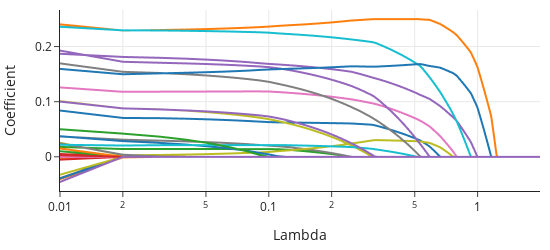

Notebook code for this chart:
### Markdown cell above
For each feature, we can overlay a line plot of the coefficient against $ \lambda $:

### Code cell
col_names = ["x" + str(v) for v in np.arange(1, 36, 1)]

coefs_df = pd.DataFrame(coefs, columns=col_names)

coefs_df["lambda"] = alphas
coefs_long = pd.melt(coefs_df, id_vars=["lambda"], value_vars=col_names)

fig = px.line(coefs_long, x="lambda", y="value", color="variable", log_x=True)
fig.update_layout(
    showlegend=False, width=550, height=250, yaxis_title="Coefficient",
    xaxis_title="Lambda"
)

### Figure 1 — Plotly figure (JSON) as saved in the notebook; plotly's stock layout.template omitted (floating-point values rounded to 4 significant figures; data arrays with more than 128 entries replaced by an {"elided": "..."} marker saying what was removed)
{"data": [{"hovertemplate": "variable=x1<br>lambda=%{x}<br>value=%{y}<extra></extra>", "legendgroup": "x1", "line": {"color": "#1F77B4", "dash": "solid"}, "marker": {"symbol": "circle"}, "mode": "lines", "name": "x1", "showlegend": true, "type": "scattergl", "x": {"elided": "199 float values"}, "xaxis": "x", "y": {"elided": "199 float values"}, "yaxis": "y"}, {"hovertemplate": "variable=x2<br>lambda=%{x}<br>value=%{y}<extra></extra>", "legendgroup": "x2", "line": {"color": "#FF7F0E", "dash": "solid"}, "marker": {"symbol": "circle"}, "mode": "lines", "name": "x2", "showlegend": true, "type": "scattergl", "x": {"elided": "199 float values"}, "xaxis": "x", "y": {"elided": "199 float values"}, "yaxis": "y"}, {"hovertemplate": "variable=x3<br>lambda=%{x}<br>value=%{y}<extra></extra>", "legendgroup": "x3", "line": {"color": "#2CA02C", "dash": "solid"}, "marker": {"symbol": "circle"}, "mode": "lines", "name": "x3", "showlegend": true, "type": "scattergl", "x": {"elided": "199 float values"}, "xaxis": "x", "y": {"elided": "199 float values"}, "yaxis": "y"}, {"hovertemplate": "variable=x4<br>lambda=%{x}<br>value=%{y}<extra></extra>", "legendgroup": "x4", "line": {"color": "#D62728", "dash": "solid"}, "marker": {"symbol": "circle"}, "mode": "lines", "name": "x4", "showlegend": true, "type": "scattergl", "x": {"elided": "199 float values"}, "xaxis": "x", "y": {"elided": "199 float values"}, "yaxis": "y"}, {"hovertemplate": "variable=x5<br>lambda=%{x}<br>value=%{y}<extra></extra>", "legendgroup": "x5", "line": {"color": "#9467BD", "dash": "solid"}, "marker": {"symbol": "circle"}, "mode": "lines", "name": "x5", "showlegend": true, "type": "scattergl", "x": {"elided": "199 float values"}, "xaxis": "x", "y": {"elided": "199 float values"}, "yaxis": "y"}, {"hovertemplate": "variable=x6<br>lambda=%{x}<br>value=%{y}<extra></extra>", "legendgroup": "x6", "line": {"color": "#8C564B", "dash": "solid"}, "marker": {"symbol": "circle"}, "mode": "lines", "name": "x6", "showlegend": true, "type": "scattergl", "x": {"elided": "199 float values"}, "xaxis": "x", "y": {"elided": "199 int values"}, "yaxis": "y"}, {"hovertemplate": "variable=x7<br>lambda=%{x}<br>value=%{y}<extra></extra>", "legendgroup": "x7", "line": {"color": "#E377C2", "dash": "solid"}, "marker": {"symbol": "circle"}, "mode": "lines", "name": "x7", "showlegend": true, "type": "scattergl", "x": {"elided": "199 float values"}, "xaxis": "x", "y": {"elided": "199 float values"}, "yaxis": "y"}, {"hovertemplate": "variable=x8<br>lambda=%{x}<br>value=%{y}<extra></extra>", "legendgroup": "x8", "line": {"color": "#7F7F7F", "dash": "solid"}, "marker": {"symbol": "circle"}, "mode": "lines", "name": "x8", "showlegend": true, "type": "scattergl", "x": {"elided": "199 float values"}, "xaxis": "x", "y": {"elided": "199 float values"}, "yaxis": "y"}, {"hovertemplate": "variable=x9<br>lambda=%{x}<br>value=%{y}<extra></extra>", "legendgroup": "x9", "line": {"color": "#BCBD22", "dash": "solid"}, "marker": {"symbol": "circle"}, "mode": "lines", "name": "x9", "showlegend": true, "type": "scattergl", "x": {"elided": "199 float values"}, "xaxis": "x", "y": {"elided": "199 float values"}, "yaxis": "y"}, {"hovertemplate": "variable=x10<br>lambda=%{x}<br>value=%{y}<extra></extra>", "legendgroup": "x10", "line": {"color": "#17BECF", "dash": "solid"}, "marker": {"symbol": "circle"}, "mode": "lines", "name": "x10", "showlegend": true, "type": "scattergl", "x": {"elided": "199 float values"}, "xaxis": "x", "y": {"elided": "199 int values"}, "yaxis": "y"}, {"hovertemplate": "variable=x11<br>lambda=%{x}<br>value=%{y}<extra></extra>", "legendgroup": "x11", "line": {"color": "#1F77B4", "dash": "solid"}, "marker": {"symbol": "circle"}, "mode": "lines", "name": "x11", "showlegend": true, "type": "scattergl", "x": {"elided": "199 float values"}, "xaxis": "x", "y": {"elided": "199 float values"}, "yaxis": "y"}, {"hovertemplate": "variable=x12<br>lambda=%{x}<br>value=%{y}<extra></extra>", "legendgroup": "x12", "line": {"color": "#FF7F0E", "dash": "solid"}, "marker": {"symbol": "circle"}, "mode": "lines", "name": "x12", "showlegend": true, "type": "scattergl", "x": {"elided": "199 float values"}, "xaxis": "x", "y": {"elided": "199 float values"}, "yaxis": "y"}, {"hovertemplate": "variable=x13<br>lambda=%{x}<br>value=%{y}<extra></extra>", "legendgroup": "x13", "line": {"color": "#2CA02C", "dash": "solid"}, "marker": {"symbol": "circle"}, "mode": "lines", "name": "x13", "showlegend": true, "type": "scattergl", "x": {"elided": "199 float values"}, "xaxis": "x", "y": {"elided": "199 float values"}, "yaxis": "y"}, {"hovertemplate": "variable=x14<br>lambda=%{x}<br>value=%{y}<extra></extra>", "legendgroup": "x14", "line": {"color": "#D62728", "dash": "solid"}, "marker": {"symbol": "circle"}, "mode": "lines", "name": "x14", "showlegend": true, "type": "scattergl", "x": {"elided": "199 float values"}, "xaxis": "x", "y": {"elided": "199 int values"}, "yaxis": "y"}, {"hovertemplate": "variable=x15<br>lambda=%{x}<br>value=%{y}<extra></extra>", "legendgroup": "x15", "line": {"color": "#9467BD", "dash": "solid"}, "marker": {"symbol": "circle"}, "mode": "lines", "name": "x15", "showlegend": true, "type": "scattergl", "x": {"elided": "199 float values"}, "xaxis": "x", "y": {"elided": "199 float values"}, "yaxis": "y"}, {"hovertemplate": "variable=x16<br>lambda=%{x}<br>value=%{y}<extra></extra>", "legendgroup": "x16", "line": {"color": "#8C564B", "dash": "solid"}, "marker": {"symbol": "circle"}, "mode": "lines", "name": "x16", "showlegend": true, "type": "scattergl", "x": {"elided": "199 float values"}, "xaxis": "x", "y": {"elided": "199 float values"}, "yaxis": "y"}, {"hovertemplate": "variable=x17<br>lambda=%{x}<br>value=%{y}<extra></extra>", "legendgroup": "x17", "line": {"color": "#E377C2", "dash": "solid"}, "marker": {"symbol": "circle"}, "mode": "lines", "name": "x17", "showlegend": true, "type": "scattergl", "x": {"elided": "199 float values"}, "xaxis": "x", "y": {"elided": "199 int values"}, "yaxis": "y"}, {"hovertemplate": "variable=x18<br>lambda=%{x}<br>value=%{y}<extra></extra>", "legendgroup": "x18", "line": {"color": "#7F7F7F", "dash": "solid"}, "marker": {"symbol": "circle"}, "mode": "lines", "name": "x18", "showlegend": true, "type": "scattergl", "x": {"elided": "199 float values"}, "xaxis": "x", "y": {"elided": "199 float values"}, "yaxis": "y"}, {"hovertemplate": "variable=x19<br>lambda=%{x}<br>value=%{y}<extra></extra>", "legendgroup": "x19", "line": {"color": "#BCBD22", "dash": "solid"}, "marker": {"symbol": "circle"}, "mode": "lines", "name": "x19", "showlegend": true, "type": "scattergl", "x": {"elided": "199 float values"}, "xaxis": "x", "y": {"elided": "199 float values"}, "yaxis": "y"}, {"hovertemplate": "variable=x20<br>lambda=%{x}<br>value=%{y}<extra></extra>", "legendgroup": "x20", "line": {"color": "#17BECF", "dash": "solid"}, "marker": {"symbol": "circle"}, "mode": "lines", "name": "x20", "showlegend": true, "type": "scattergl", "x": {"elided": "199 float values"}, "xaxis": "x", "y": {"elided": "199 float values"}, "yaxis": "y"}, {"hovertemplate": "variable=x21<br>lambda=%{x}<br>value=%{y}<extra></extra>", "legendgroup": "x21", "line": {"color": "#1F77B4", "dash": "solid"}, "marker": {"symbol": "circle"}, "mode": "lines", "name": "x21", "showlegend": true, "type": "scattergl", "x": {"elided": "199 float values"}, "xaxis": "x", "y": {"elided": "199 float values"}, "yaxis": "y"}, {"hovertemplate": "variable=x22<br>lambda=%{x}<br>value=%{y}<extra></extra>", "legendgroup": "x22", "line": {"color": "#FF7F0E", "dash": "solid"}, "marker": {"symbol": "circle"}, "mode": "lines", "name": "x22", "showlegend": true, "type": "scattergl", "x": {"elided": "199 float values"}, "xaxis": "x", "y": {"elided": "199 float values"}, "yaxis": "y"}, {"hovertemplate": "variable=x23<br>lambda=%{x}<br>value=%{y}<extra></extra>", "legendgroup": "x23", "line": {"color": "#2CA02C", "dash": "solid"}, "marker": {"symbol": "circle"}, "mode": "lines", "name": "x23", "showlegend": true, "type": "scattergl", "x": {"elided": "199 float values"}, "xaxis": "x", "y": {"elided": "199 int values"}, "yaxis": "y"}, {"hovertemplate": "variable=x24<br>lambda=%{x}<br>value=%{y}<extra></extra>", "legendgroup": "x24", "line": {"color": "#D62728", "dash": "solid"}, "marker": {"symbol": "circle"}, "mode": "lines", "name": "x24", "showlegend": true, "type": "scattergl", "x": {"elided": "199 float values"}, "xaxis": "x", "y": {"elided": "199 float values"}, "yaxis": "y"}, {"hovertemplate": "variable=x25<br>lambda=%{x}<br>value=%{y}<extra></extra>", "legendgroup": "x25", "line": {"color": "#9467BD", "dash": "solid"}, "marker": {"symbol": "circle"}, "mode": "lines", "name": "x25", "showlegend": true, "type": "scattergl", "x": {"elided": "199 float values"}, "xaxis": "x", "y": {"elided": "199 float values"}, "yaxis": "y"}, {"hovertemplate": "variable=x26<br>lambda=%{x}<br>value=%{y}<extra></extra>", "legendgroup": "x26", "line": {"color": "#8C564B", "dash": "solid"}, "marker": {"symbol": "circle"}, "mode": "lines", "name": "x26", "showlegend": true, "type": "scattergl", "x": {"elided": "199 float values"}, "xaxis": "x", "y": {"elided": "199 int values"}, "yaxis": "y"}, {"hovertemplate": "variable=x27<br>lambda=%{x}<br>value=%{y}<extra></extra>", "legendgroup": "x27", "line": {"color": "#E377C2", "dash": "solid"}, "marker": {"symbol": "circle"}, "mode": "lines", "name": "x27", "showlegend": true, "type": "scattergl", "x": {"elided": "199 float values"}, "xaxis": "x", "y": {"elided": "199 int values"}, "yaxis": "y"}, {"hovertemplate": "variable=x28<br>lambda=%{x}<br>value=%{y}<extra></extra>", "legendgroup": "x28", "line": {"color": "#7F7F7F", "dash": "solid"}, "marker": {"symbol": "circle"}, "mode": "lines", "name": "x28", "showlegend": true, "type": "scattergl", "x": {"elided": "199 float values"}, "xaxis": "x", "y": {"elided": "199 float values"}, "yaxis": "y"}, {"hovertemplate": "variable=x29<br>lambda=%{x}<br>value=%{y}<extra></extra>", "legendgroup": "x29", "line": {"color": "#BCBD22", "dash": "solid"}, "marker": {"symbol": "circle"}, "mode": "lines", "name": "x29", "showlegend": true, "type": "scattergl", "x": {"elided": "199 float values"}, "xaxis": "x", "y": {"elided": "199 float values"}, "yaxis": "y"}, {"hovertemplate": "variable=x30<br>lambda=%{x}<br>value=%{y}<extra></extra>", "legendgroup": "x30", "line": {"color": "#17BECF", "dash": "solid"}, "marker": {"symbol": "circle"}, "mode": "lines", "name": "x30", "showlegend": true, "type": "scattergl", "x": {"elided": "199 float values"}, "xaxis": "x", "y": {"elided": "199 float values"}, "yaxis": "y"}, {"hovertemplate": "variable=x31<br>lambda=%{x}<br>value=%{y}<extra></extra>", "legendgroup": "x31", "line": {"color": "#1F77B4", "dash": "solid"}, "marker": {"symbol": "circle"}, "mode": "lines", "name": "x31", "showlegend": true, "type": "scattergl", "x": {"elided": "199 float values"}, "xaxis": "x", "y": {"elided": "199 float values"}, "yaxis": "y"}, {"hovertemplate": "variable=x32<br>lambda=%{x}<br>value=%{y}<extra></extra>", "legendgroup": "x32", "line": {"color": "#FF7F0E", "dash": "solid"}, "marker": {"symbol": "circle"}, "mode": "lines", "name": "x32", "showlegend": true, "type": "scattergl", "x": {"elided": "199 float values"}, "xaxis": "x", "y": {"elided": "199 float values"}, "yaxis": "y"}, {"hovertemplate": "variable=x33<br>lambda=%{x}<br>value=%{y}<extra></extra>", "legendgroup": "x33", "line": {"color": "#2CA02C", "dash": "solid"}, "marker": {"symbol": "circle"}, "mode": "lines", "name": "x33", "showlegend": true, "type": "scattergl", "x": {"elided": "199 float values"}, "xaxis": "x", "y": {"elided": "199 float values"}, "yaxis": "y"}, {"hovertemplate": "variable=x34<br>lambda=%{x}<br>value=%{y}<extra></extra>", "legendgroup": "x34", "line": {"color": "#D62728", "dash": "solid"}, "marker": {"symbol": "circle"}, "mode": "lines", "name": "x34", "showlegend": true, "type": "scattergl", "x": {"elided": "199 float values"}, "xaxis": "x", "y": {"elided": "199 float values"}, "yaxis": "y"}, {"hovertemplate": "variable=x35<br>lambda=%{x}<br>value=%{y}<extra></extra>", "legendgroup": "x35", "line": {"color": "#9467BD", "dash": "solid"}, "marker": {"symbol": "circle"}, "mode": "lines", "name": "x35", "showlegend": true, "type": "scattergl", "x": {"elided": "199 float values"}, "xaxis": "x", "y": {"elided": "199 float values"}, "yaxis": "y"}], "layout": {"height": 250, "legend": {"title": {"text": "variable"}, "tracegroupgap": 0}, "showlegend": false, "width": 550, "xaxis": {"anchor": "y", "autorange": true, "domain": [0, 1], "range": [-2.0, 0.2989], "title": {"text": "Lambda"}, "type": "log"}, "yaxis": {"anchor": "x", "autorange": true, "domain": [0, 1], "range": [-0.06202, 0.2663], "title": {"text": "Coefficient"}, "type": "linear"}}}
